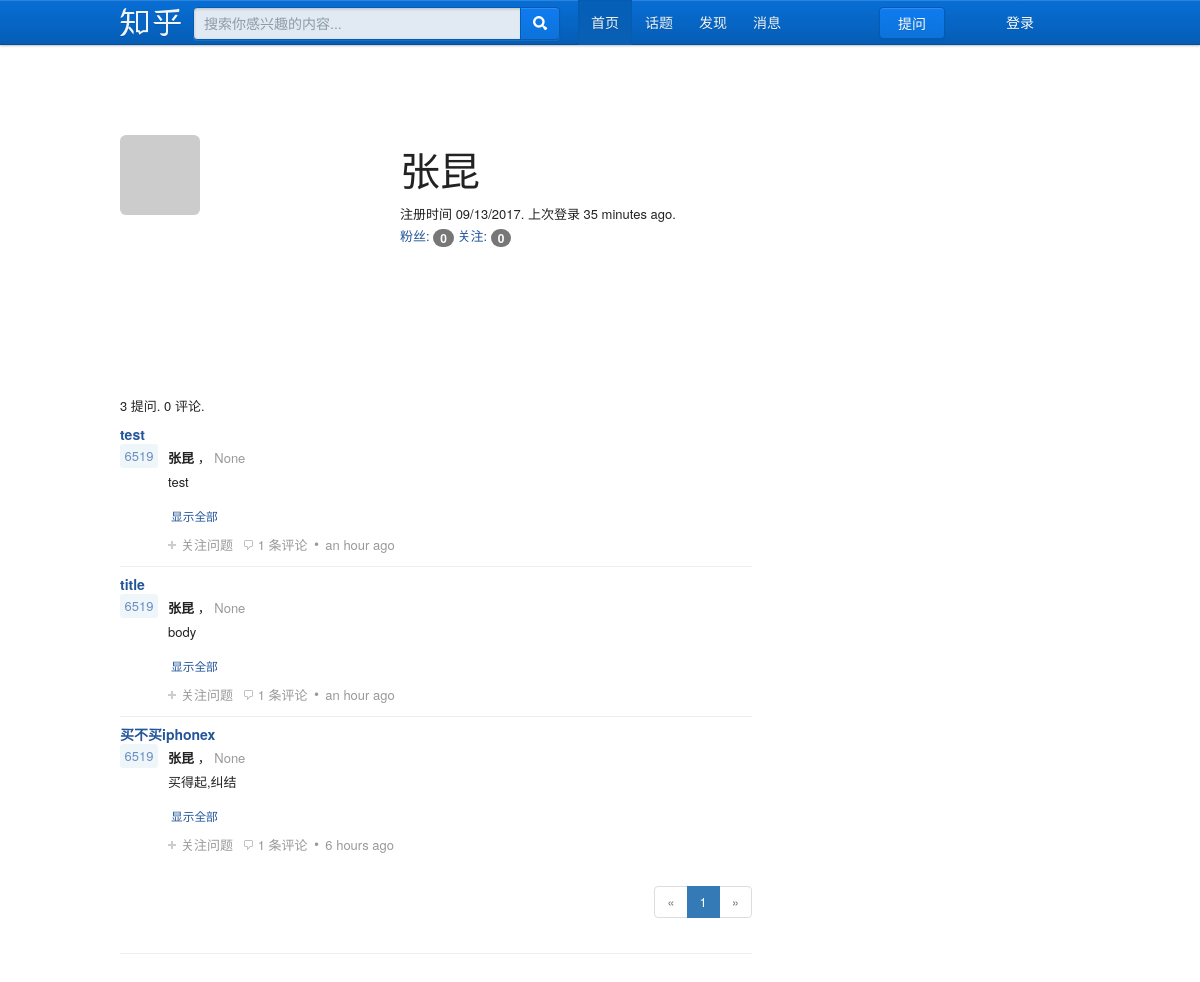
Page /user/1 on the committed database.
### app/models.py (models this page shows, shortened)
class User(UserMixin, db.Model):
    __tablename__ = 'users'
    id = db.Column(db.Integer, primary_key = True)
    email = db.Column(db.String(64), unique=True, index=True)
    username = db.Column(db.String(64), index=True)
    role_id = db.Column(db.Integer, db.ForeignKey('roles.id'))
    password_hash = db.Column(db.String(128))
    confirmed = db.Column(db.Boolean,default=False)
    posts = db.relationship('Post',backref='author',lazy='dynamic')
    name = db.Column(db.String(64))
    location = db.Column(db.String(64))
    about_me = db.Column(db.Text())
    member_since = db.Column(db.DateTime(), default=datetime.utcnow)
    last_seen = db.Column(db.DateTime(), default=datetime.utcnow)
    followed = db.relationship('Follow',
                               foreign_keys = [Follow.follower_id],
                               backref = db.backref('follower', lazy='joined'),
                               lazy='dynamic',
                               cascade='all, delete-orphan'
                               )
    followers = db.relationship('Follow',
                                foreign_keys = [Follow.followed_id],
                                backref = db.backref('followed', lazy='joined'),
                                lazy='dynamic',
                                cascade='all, delete-orphan' )
    answers = db.relationship('Answer', backref='author', lazy='dynamic')
    comments = db.relationship('Comment', backref='author', lazy='dynamic')
    avatar_hash = db.Column(db.String(32))
    user = db.relationship('Agreement', backref='user', lazy='dynamic')
    def gravatar(self,size=100,default='identicon',rating='g'):
        if request.is_secure:
            url = 'https://secure.gravatar.com/avatar'
        else:
            url = 'http://www.gravatar.com/avatar'
        hash = self.avatar_hash or hashlib.md5(self.email.encode('utf-8')).hexdigest()
        return '{url}/{hash}?s={size}&d={default}&r={rating}'.format(url=url,hash=hash,size=size,default=default,rating=rating)
    @property
    def password(self):
        raise AttributeError('password is not a readable attribute')

class Post(db.Model):
    __tablename__ = 'posts'
    id = db.Column(db.Integer,primary_key=True)
    title = db.Column(db.String)
    body = db.Column(db.Text)
    timestamp = db.Column(db.DateTime,index=True,default=datetime.utcnow)
    author_id = db.Column(db.Integer, db.ForeignKey('users.id'))
    body_html = db.Column(db.Text)
    answers = db.relationship('Answer', backref = 'post', lazy='dynamic')

### app/main/views.py (the view)
@main.route('/user/<id>')
def user(id):
    user = User.query.filter_by(id=id).first_or_404()
    page = request.args.get('page',1,type=int)
    pagination = user.posts.order_by(Post.timestamp.desc()).paginate(page, per_page=current_app.config['FLASKY_POSTS_PER_PAGE'],error_out=False)
    posts = pagination.items
    return render_template('user.html', user=user, posts=posts,pagination=pagination)

### app/auth/views.py (called while the page is built)
@auth.before_app_request
def before_request():
    if current_user.is_authenticated:
        current_user.ping()
        if not current_user.confirmed \
                and request.endpoint \
                and request.endpoint[:5] != 'auth.' \
                and request.endpoint != 'static':
            return redirect(url_for('auth.unconfirmed'))

### app/main/__init__.py (called while the page is built)
@main.app_context_processor
def inject_permissions():
    return dict(Permission=Permission)

### app/models.py (called while the page is built)
    def can(self, permissions):
        return False

    def is_administrator(self):
        return False

### app/templates/user.html (shortened to what this page needs)
{% extends "base.html" %}
{% import "_macros.html" as macros %}
{% block page_content %}
<div class="page-header">
    <img class="img-rounded profile-thumbnail" src="{{ user.gravatar(size=256) }}">
    <div class="profile-header">
        <p style="font-size:40px">{{ user.username }}</p>
        <p>
            注册时间 {{ moment(user.member_since).format('L') }}.
            上次登录 {{ moment(user.last_seen).fromNow() }}.
        </p>
        <p>
            <a href="{{ url_for('.followers', username=user.username) }}">粉丝: <span class="badge">{{ user.followers.count() }}</span></a>
            <a href="{{ url_for('.followed_by', username=user.username) }}">关注: <span class="badge">{{ user.followed.count() }}</span></a>
        </p>
    </div>
    <p>{{ user.posts.count() }} 提问. {{ user.comments.count() }} 评论.</p>
    <div>{% include '_posts.html' %}</div>
</div>
{% endblock %}

### app/templates/base.html (shortened to what this page needs)
{% extends "bootstrap/base.html" %}
{% block head %}
{{ super() }}
<link rel="stylesheet" type="text/css" href="{{ url_for('static', filename='styles.css') }}">
<link rel="stylesheet" href="{{ url_for('static',filename='zhihu/z.629476d2.css') }}">
{% endblock %}
{% block navbar %}
<div class="navbar" role="navigation">
    <div class="container">
<div role="navigation" class="zu-top" data-za-module="TopNavBar">
<div class="zg-wrap modal-shifting clearfix" id="zh-top-inner">
<a href="/" class="zu-top-link-logo" id="zh-top-link-logo" data-za-c="view_home" data-za-a="visit_home" data-za-l="top_navigation_zhihu_logo">知乎</a>
<div class="top-nav-profile dropdown">
{% if current_user.is_authenticated %}
<a href="" class="zu-top-nav-userinfo dropdown-toggle" id="dropdownMenu1" data-toggle="dropdown">
<span class="name">
{{ current_user.username }}
</span>
<img class="Avatar" src="{{ current_user.gravatar(size=256) }}" srcset="https://pic3.zhimg.com/v2-43bf187931add86652b7fbcf1f6e5dea_xs.jpg 2x" alt="张昆" />
</a>
<ul class="top-nav-dropdown " aria-labelledby="dropdownMenu1">
<li role="presentation">
<a  role="menuitem" tabindex="-1" href="{{ url_for('main.user', id=current_user.id) }}">
<i class="zg-icon zg-icon-dd-home"></i>我的主页
</a>
</li>
<li role="presentation">
<a href="/inbox">
<i class="zg-icon zg-icon-dd-pm"></i>私信
<span id="zh-top-nav-pm-count" class="zu-top-nav-pm-count zg-noti-number"
style="visibility:hidden" data-count="0">
</span>
</a>
</li>
<li role="presentation">
<a href="/settings">
<i class="zg-icon zg-icon-dd-settings"></i>设置
</a>
</li>
<li role="presentation">
<a href="{{ url_for('auth.logout') }}">
<i class="zg-icon zg-icon-dd-logout"></i>退出
</a>
</li>
</ul>
{% else %}
<a href="{{ url_for('auth.login') }}" class="zu-top-nav-userinfo" id="" data-toggle="">
<span class="name">
登录
</span>
</a>
{% endif %}
</div>
<a href="{{ url_for('main.askquestion') }}" class="zu-top-nav-userinfo" id="" data-toggle="">
<button class="zu-top-add-question" id="zu-top-add-question">
提问
</button>
</a>
<div role="search" id="zh-top-search" class="zu-top-search">
<form method="GET" action="/search" id="zh-top-search-form" class="zu-top-search-form">
<label for="q" class="hide-text">知乎搜索</label><input type="text" class="zu-top-search-input" id="q" name="q" autocomplete="off" value="" maxlength="100" placeholder="搜索你感兴趣的内容...">
<button type="submit" class="zu-top-search-button"><span class="hide-text">搜索</span><span class="sprite-global-icon-magnifier-dark"></span></button>
</form>
</div>
<div id="zg-top-nav" class="zu-top-nav">
<ul class="zu-top-nav-ul zg-clear">
<li class="zu-top-nav-li current" id="zh-top-nav-home">
<a class="zu-top-nav-link" href="/" id="zh-top-link-home" data-za-c="view_home" data-za-a="visit_home" data-za-l="top_navigation_home">首页</a>
</li>
<li class="top-nav-topic-selector zu-top-nav-li " id="zh-top-nav-topic">
<a class="zu-top-nav-link" href="/topic" id="top-nav-dd-topic">话题</a>
</li>
<li class="zu-top-nav-li" id="zh-top-nav-explore">
<a class="zu-top-nav-link" href="/explore">发现</a>
</li>
<li class="top-nav-noti zu-top-nav-li ">
<a class="zu-top-nav-link" href="javascript:;" id="zh-top-nav-count-wrap" role="button">消息</a>
</li>
</ul>
</div>
</div>
</div>
    </div>
</div>
{% endblock %}
{% block content %}
<div class="container">
<div class="zg-wrap zu-main clearfix " role="main">
<div class="zu-main-content">
<div class="zu-main-content-inner">
<div class="explore-tab" id="js-explore-tab">
<div class="tab-panel" style="display: block;">
{% block page_content %}{% endblock %}
</div>
</div>
</div>
</div>
</div>
{% endblock %}

### app/templates/_macros.html
{% macro pagination_widget(pagination, endpoint, fragment='') %}
<ul class="pagination">
    <li{% if not pagination.has_prev %} class="disabled"{% endif %}>
        <a href="{% if pagination.has_prev %}{{ url_for(endpoint, page=pagination.prev_num, **kwargs) }}{{ fragment }}{% else %}#{% endif %}">
            &laquo;
        </a>
    </li>
    {% for p in pagination.iter_pages() %}
        {% if p %}
            {% if p == pagination.page %}
            <li class="active">
                <a href="{{ url_for(endpoint, page = p, **kwargs) }}{{ fragment }}">{{ p }}</a>
            </li>
            {% else %}
            <li>
                <a href="{{ url_for(endpoint, page = p, **kwargs) }}{{ fragment }}">{{ p }}</a>
            </li>
            {% endif %}
        {% else %}
        <li class="disabled"><a href="#">&hellip;</a></li>
        {% endif %}
    {% endfor %}
    <li{% if not pagination.has_next %} class="disabled"{% endif %}>
        <a href="{% if pagination.has_next %}{{ url_for(endpoint, page=pagination.next_num, **kwargs) }}{{ fragment }}{% else %}#{% endif %}">
            &raquo;
        </a>
    </li>
</ul>
{% endmacro %}

### app/templates/_posts.html (shortened to what this page needs)
<div data-type="daily" data-zop-feedlist="">
{% for post in posts %}
<div class="explore-feed feed-item" data-offset="1" data-za-module="AnswerItem" data-za-index="">
<h2><a class="question_link" href="{{ url_for('.post', id=post.id) }}" target="_blank" data-id="17837366" data-za-element-name="Title">
{{ post.title }}
</a></h2>
<div tabindex="-1" class="zm-item-answer " itemscope="" itemtype="http://schema.org/Answer" data-aid="71319290" data-atoken="226868219" data-collapsed="0" data-created="1504795954" data-deleted="0" data-isowner="0" data-helpful="1" data-copyable="1" data-zop="">
<div class="zm-item-vote">
<a class="zm-item-vote-count js-expand js-vote-count" href="javascript:;" data-bind-votecount="">6519</a>
</div>
<div class="answer-head">
<div class="zm-item-answer-author-info">
<span class="summary-wrapper">
<span class="author-link-line">
<a class="author-link" data-hovercard="p$t$shannon_du" target="_blank" href="{{ url_for('main.user', id=post.author.id) }}">
{{ post.author.username }}
</a>
</span>
<span title="{{ post.author.about_me }}" class="bio">
{{ post.author.about_me }}
</span>
</span>
</div>
</div>
<div class="zm-item-rich-text expandable js-collapse-body" data-resourceid="17837366" data-action="/answer/content" data-author-name="Shannon" data-entry-url="/question/64028409/answer/226868219">
<div class="zh-summary summary clearfix">
{% if post.body_html %}
    {{ post.body_html | safe }}
{% else %}
    {{ post.body }}
{% endif %}
<a href="{{ url_for('.post', id=post.id) }}" class="toggle-expand">显示全部</a>
</div>
</div>
<div class="zm-item-meta answer-actions clearfix js-contentActions">
<div class="zm-meta-panel">
<a data-follow="q:link" class="follow-link zg-follow meta-item" href="javascript:;" id="sfb-17837366"><i class="z-icon-follow"></i>关注问题</a>
<a href="{{ url_for('.post', id=post.id) }}#comments" name="addcomment" class="meta-item toggle-comment js-toggleCommentBox">
<i class="z-icon-comment"></i>{{ post.answers.count() }} 条评论</a>
<span class="zg-bull">•</span>
<a href="/terms#sec-licence-1" target="_blank" class="meta-item copyright">
{{ moment(post.timestamp).fromNow() }}
</a>
</div>
</div>
</div>
</div>
{% endfor %}
</div>
{% if pagination %}
<div class="pagination">
    {{ macros.pagination_widget(pagination, '.index') }}
</div>
{% endif %}
</div>

### app/static/styles.css (style rules this page uses)
.profile-thumbnail { position: absolute; }
.profile-header { min-height: 260px; margin-left: 280px; }
div.pagination { width: 100%; text-align: right; padding: 0px; margin: 0px; }

### rows in the picture
User: username "张昆", member_since "09/13/2017", last_seen "35 minutes ago"
Post: title "test", author.username "张昆", author.about_me "None", body_html "test", answers.count "1", timestamp "an hour ago"
Post: title "title", author.username "张昆", author.about_me "None", body_html "body", answers.count "1", timestamp "an hour ago"
Post: title "买不买iphonex", author.username "张昆", author.about_me "None", body_html "买得起,纠结", answers.count "1", timestamp "6 hours ago"

### other values in the picture
{{ user.followers.count() }} "0"
{{ user.followed.count() }} "0"
{{ user.posts.count() }} "3"
{{ user.comments.count() }} "0"
{{ p }} "1"
